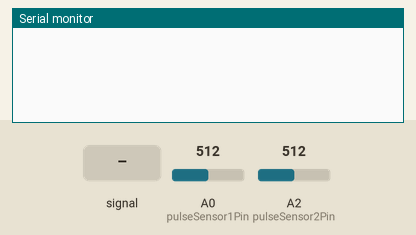
This sketch was run on a simulated Arduino Uno, built with avr-gcc and run on an emulated ATmega328P. On the bench: the last lines printed to the serial monitor. The test bench sets the inputs (shaded band); at power-on: A2 (pulseSensor2Pin) = 512, A0 (pulseSensor1Pin) = 512.

Above: at 1.2 s.
1.3 s: A0 (pulseSensor1Pin) fed a 200 Hz sine of ±81 counts around its level
At 1.83 s:
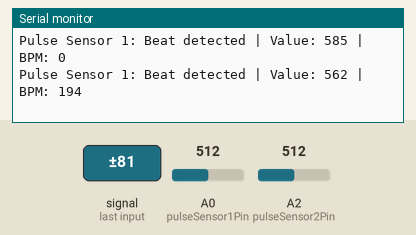
3.1 s: A2 (pulseSensor2Pin) fed a 200 Hz sine of ±81 counts around its level
At 3.41 s:
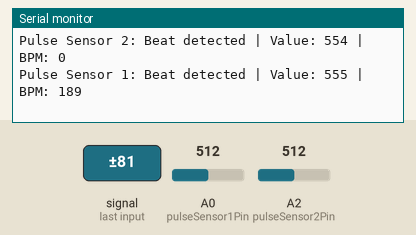
6.1 s: A2 (pulseSensor2Pin) set to 560
At 6.62 s:
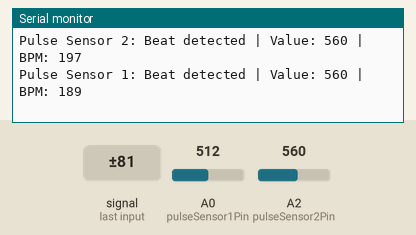
9.1 s: A2 (pulseSensor2Pin) fed a 2 Hz sine of ±306 counts around its level
At 10.28 s:
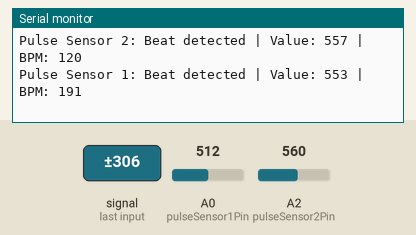
12.1 s: A0 (pulseSensor1Pin) fed a 2 Hz sine of ±306 counts around its level
At 12.84 s:
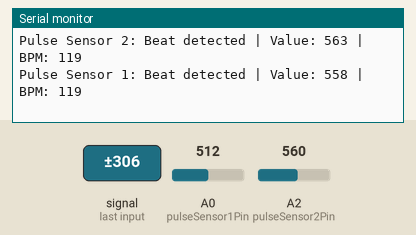
15.1 s: A2 (pulseSensor2Pin) fed a 50 Hz sine of ±306 counts around its level
At 15.81 s:
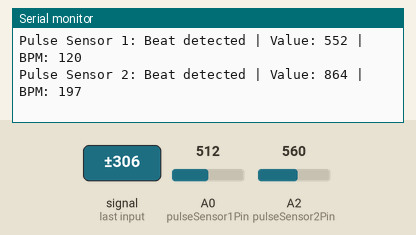
Timing chart, 0 to 18.1 s (numbered marks = the images above; inputs shaded):
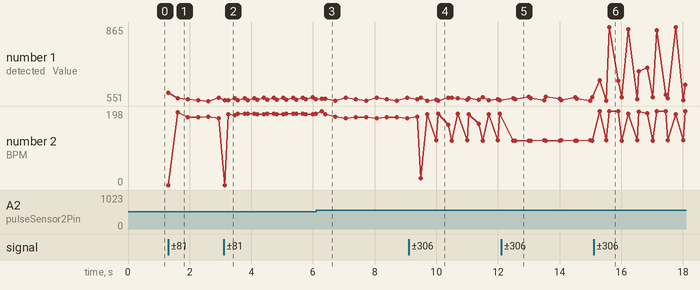

Measured:
- after the input at 1.3 s, the serial monitor: prints a new line at once (image 1)
- after the input at 3.1 s, the serial monitor: prints a new line after 0.05 s (image 2)
- after the input at 6.1 s, the serial monitor: prints a new line after 0.19 s (image 3)
- after the input at 9.1 s, the serial monitor: prints a new line after 0.29 s (image 4)
- after the input at 12.1 s, the serial monitor: prints a new line after 0.40 s (image 5)
- after the input at 15.1 s, the serial monitor: prints a new line after 0.20 s (image 6)
- plotted number 1: 564 → 554 after the input at 9.1 s, 566 → 774 after the input at 15.1 s
- plotted number 2: 179 → 191 after the input at 3.1 s, 191 → 178 after the input at 6.1 s, 178 → 191 after the input at 9.1 s, 119 → 191 after the input at 15.1 s

The sketch:

sensor_data_nn.ino
```cpp
// Arduino Sketch: Compatible with Pulse Paint BPM Processing Sketch

const int pulseSensor1Pin = A0;
const int pulseSensor2Pin = A2;

const int threshold = 550;
const int debounceTime = 300; // milliseconds

unsigned long lastBeat1 = 0;
unsigned long lastBeat2 = 0;
bool beatDetected1 = false;
bool beatDetected2 = false;

int bpm1 = 0;
int bpm2 = 0;

void setup() {
  Serial.begin(9600);
}

void loop() {
  int signal1 = analogRead(pulseSensor1Pin);
  int signal2 = analogRead(pulseSensor2Pin);
  unsigned long now = millis();

  // Beat detection for Sensor 1
  if (!beatDetected1 && signal1 > threshold && now - lastBeat1 > debounceTime) {
    if (lastBeat1 > 0) {
      bpm1 = 60000 / (now - lastBeat1);
    }
    lastBeat1 = now;
    beatDetected1 = true;
    Serial.print("Pulse Sensor 1: Beat detected | Value: ");
    Serial.print(signal1);
    Serial.print(" | BPM: ");
    Serial.println(bpm1);
  } else if (signal1 < threshold) {
    beatDetected1 = false;
  }

  // Beat detection for Sensor 2
  if (!beatDetected2 && signal2 > threshold && now - lastBeat2 > debounceTime) {
    if (lastBeat2 > 0) {
      bpm2 = 60000 / (now - lastBeat2);
    }
    lastBeat2 = now;
    beatDetected2 = true;
    Serial.print("Pulse Sensor 2: Beat detected | Value: ");
    Serial.print(signal2);
    Serial.print(" | BPM: ");
    Serial.println(bpm2);
  } else if (signal2 < threshold) {
    beatDetected2 = false;
  }

  delay(5);
}
```
